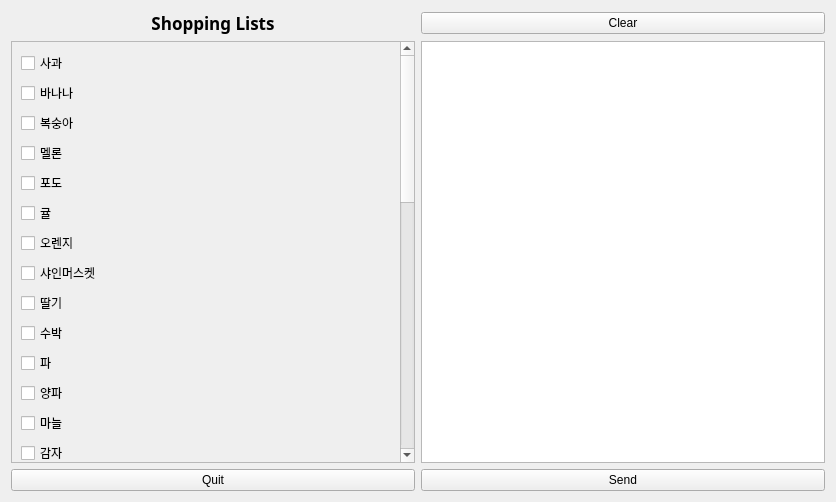
<?xml version="1.0" encoding="UTF-8"?>
<ui version="4.0">
 <class>Tab1DB</class>
 <widget class="QWidget" name="Tab1DB">
  <property name="geometry">
   <rect>
    <x>0</x>
    <y>0</y>
    <width>836</width>
    <height>502</height>
   </rect>
  </property>
  <property name="windowTitle">
   <string>Form</string>
  </property>
  <layout class="QGridLayout" name="gridLayout">
   <item row="1" column="0">
    <widget class="QScrollArea" name="scrollArea_2">
     <property name="widgetResizable">
      <bool>true</bool>
     </property>
     <widget class="QWidget" name="scrollAreaWidgetContents_2">
      <property name="geometry">
       <rect>
        <x>0</x>
        <y>0</y>
        <width>390</width>
        <height>1309</height>
       </rect>
      </property>
      <layout class="QVBoxLayout" name="verticalLayout_3">
       <item>
        <layout class="QVBoxLayout" name="verticalLayout_4">
         <item>
          <widget class="QCheckBox" name="pCBkey1">
           <property name="text">
            <string>사과</string>
           </property>
           <property name="tristate">
            <bool>false</bool>
           </property>
          </widget>
         </item>
         <item>
          <widget class="QCheckBox" name="pCBkey2">
           <property name="text">
            <string>바나나</string>
           </property>
           <property name="tristate">
            <bool>false</bool>
           </property>
          </widget>
         </item>
         <item>
          <widget class="QCheckBox" name="pCBkey3">
           <property name="text">
            <string>복숭아</string>
           </property>
          </widget>
         </item>
         <item>
          <widget class="QCheckBox" name="pCBkey4">
           <property name="text">
            <string>멜론</string>
           </property>
          </widget>
         </item>
         <item>
          <widget class="QCheckBox" name="pCBkey5">
           <property name="text">
            <string>포도</string>
           </property>
          </widget>
         </item>
         <item>
          <widget class="QCheckBox" name="pCBkey6">
           <property name="text">
            <string>귤</string>
           </property>
          </widget>
         </item>
         <item>
          <widget class="QCheckBox" name="pCBkey7">
           <property name="text">
            <string>오렌지</string>
           </property>
          </widget>
         </item>
         <item>
          <widget class="QCheckBox" name="pCBkey8">
           <property name="text">
            <string>샤인머스켓</string>
           </property>
          </widget>
         </item>
         <item>
          <widget class="QCheckBox" name="pCBkey9">
           <property name="text">
            <string>딸기</string>
           </property>
          </widget>
         </item>
         <item>
          <widget class="QCheckBox" name="pCBkey10">
           <property name="text">
            <string>수박</string>
           </property>
          </widget>
         </item>
         <item>
          <widget class="QCheckBox" name="pCBkey11">
           <property name="text">
            <string>파</string>
           </property>
           <property name="tristate">
            <bool>false</bool>
           </property>
          </widget>
         </item>
         <item>
          <widget class="QCheckBox" name="pCBkey12">
           <property name="text">
            <string>양파</string>
           </property>
           <property name="tristate">
            <bool>false</bool>
           </property>
          </widget>
         </item>
         <item>
          <widget class="QCheckBox" name="pCBkey13">
           <property name="text">
            <string>마늘</string>
           </property>
           <property name="tristate">
            <bool>false</bool>
           </property>
          </widget>
         </item>
         <item>
          <widget class="QCheckBox" name="pCBkey14">
           <property name="text">
            <string>감자</string>
           </property>
           <property name="tristate">
            <bool>false</bool>
           </property>
          </widget>
         </item>
         <item>
          <widget class="QCheckBox" name="pCBkey15">
           <property name="text">
            <string>고구마</string>
           </property>
           <property name="tristate">
            <bool>false</bool>
           </property>
          </widget>
         </item>
         <item>
          <widget class="QCheckBox" name="pCBkey16">
           <property name="text">
            <string>양배추</string>
           </property>
          </widget>
         </item>
         <item>
          <widget class="QCheckBox" name="pCBkey17">
           <property name="text">
            <string>무</string>
           </property>
          </widget>
         </item>
         <item>
          <widget class="QCheckBox" name="pCBkey18">
           <property name="text">
            <string>칸초</string>
           </property>
          </widget>
         </item>
         <item>
          <widget class="QCheckBox" name="pCBkey19">
           <property name="text">
            <string>조리퐁</string>
           </property>
          </widget>
         </item>
         <item>
          <widget class="QCheckBox" name="pCBkey20">
           <property name="text">
            <string>쿠쿠다스</string>
           </property>
          </widget>
         </item>
         <item>
          <widget class="QCheckBox" name="pCBkey21">
           <property name="text">
            <string>초코칩쿠키</string>
           </property>
          </widget>
         </item>
         <item>
          <widget class="QCheckBox" name="pCBkey22">
           <property name="text">
            <string>포카칩</string>
           </property>
          </widget>
         </item>
         <item>
          <widget class="QCheckBox" name="pCBkey23">
           <property name="text">
            <string>치토스</string>
           </property>
          </widget>
         </item>
         <item>
          <widget class="QCheckBox" name="pCBkey24">
           <property name="text">
            <string>뿌셔뿌셔</string>
           </property>
          </widget>
         </item>
         <item>
          <widget class="QCheckBox" name="pCBkey25">
           <property name="text">
            <string>새우깡</string>
           </property>
          </widget>
         </item>
         <item>
          <widget class="QCheckBox" name="pCBkey26">
           <property name="text">
            <string>냄비</string>
           </property>
          </widget>
         </item>
         <item>
          <widget class="QCheckBox" name="pCBkey27">
           <property name="text">
            <string>국자</string>
           </property>
          </widget>
         </item>
         <item>
          <widget class="QCheckBox" name="pCBkey28">
           <property name="text">
            <string>후라이팬</string>
           </property>
          </widget>
         </item>
         <item>
          <widget class="QCheckBox" name="pCBkey29">
           <property name="text">
            <string>콜라</string>
           </property>
          </widget>
         </item>
         <item>
          <widget class="QCheckBox" name="pCBkey30">
           <property name="text">
            <string>사이다</string>
           </property>
          </widget>
         </item>
         <item>
          <widget class="QCheckBox" name="pCBkey31">
           <property name="text">
            <string>포카리</string>
           </property>
          </widget>
         </item>
         <item>
          <widget class="QCheckBox" name="pCBkey32">
           <property name="text">
            <string>델몬트</string>
           </property>
          </widget>
         </item>
         <item>
          <widget class="QCheckBox" name="pCBkey33">
           <property name="text">
            <string>환타</string>
           </property>
          </widget>
         </item>
         <item>
          <widget class="QCheckBox" name="pCBkey34">
           <property name="text">
            <string>파워에이드</string>
           </property>
          </widget>
         </item>
         <item>
          <widget class="QCheckBox" name="pCBkey35">
           <property name="text">
            <string>핸드워시</string>
           </property>
          </widget>
         </item>
         <item>
          <widget class="QCheckBox" name="pCBkey36">
           <property name="text">
            <string>바디워시</string>
           </property>
          </widget>
         </item>
         <item>
          <widget class="QCheckBox" name="pCBkey37">
           <property name="text">
            <string>샴푸</string>
           </property>
          </widget>
         </item>
        </layout>
       </item>
      </layout>
     </widget>
    </widget>
   </item>
   <item row="1" column="2">
    <widget class="QTextEdit" name="textEdit"/>
   </item>
   <item row="3" column="0">
    <widget class="QPushButton" name="pPBappQuit">
     <property name="text">
      <string>Quit</string>
     </property>
    </widget>
   </item>
   <item row="0" column="2">
    <widget class="QPushButton" name="pPBClear">
     <property name="text">
      <string>Clear</string>
     </property>
    </widget>
   </item>
   <item row="3" column="2">
    <widget class="QPushButton" name="pPBStart">
     <property name="text">
      <string>Send</string>
     </property>
    </widget>
   </item>
   <item row="0" column="0">
    <widget class="QLabel" name="label">
     <property name="font">
      <font>
       <family>Padauk Book</family>
       <pointsize>13</pointsize>
       <weight>75</weight>
       <bold>true</bold>
      </font>
     </property>
     <property name="text">
      <string>Shopping Lists</string>
     </property>
     <property name="alignment">
      <set>Qt::AlignCenter</set>
     </property>
    </widget>
   </item>
  </layout>
 </widget>
 <resources/>
 <connections/>
</ui>
